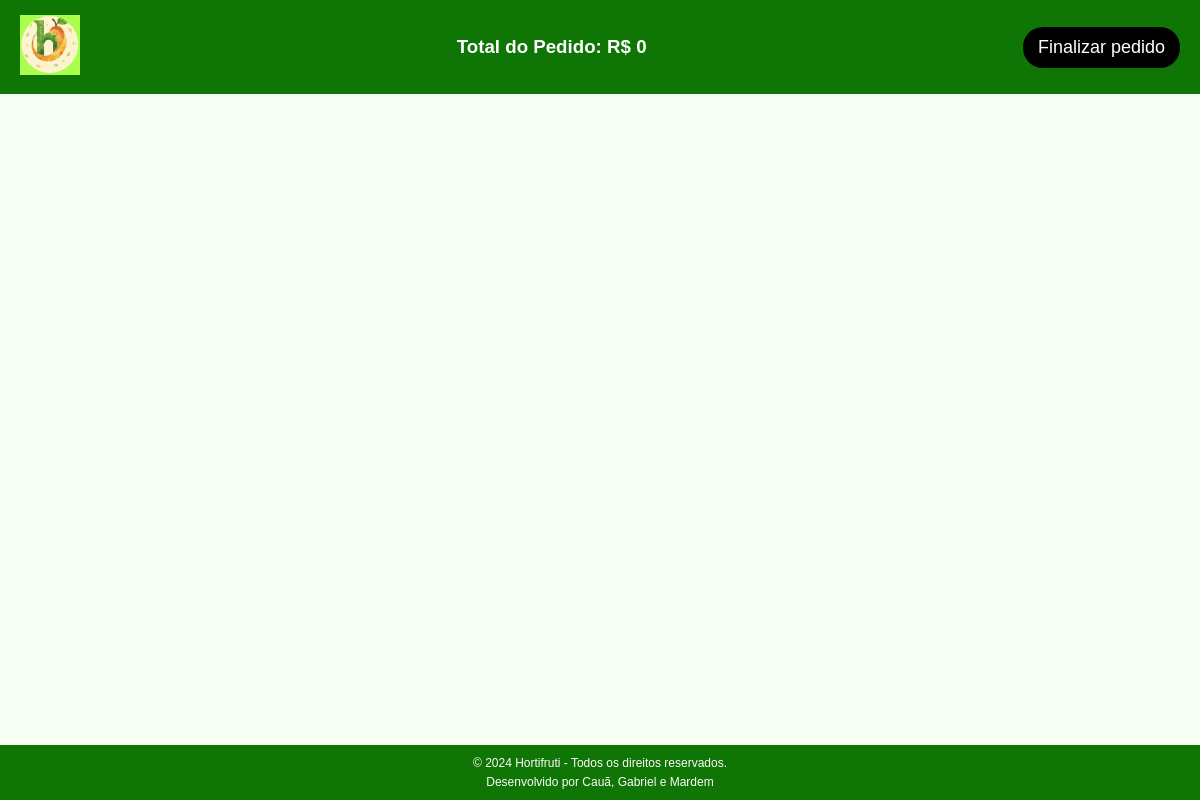
Page /pedido/carrinho (signed in) on the earlier database version.
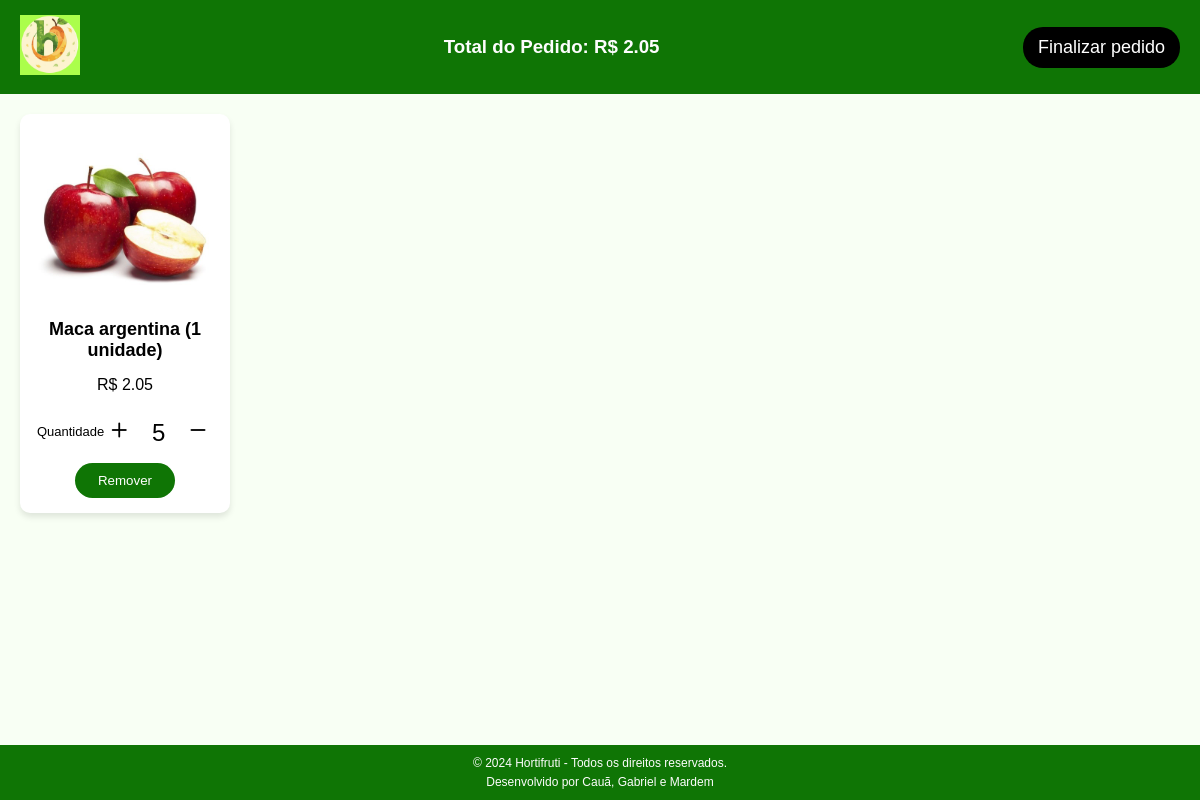
Same page on the later database version.
### pedidos/models.py (models this page shows, shortened)
class ItemPedido(models.Model):
    pedido = models.ForeignKey(Pedido, on_delete=models.CASCADE, related_name='itens')  # Pedido associado
    produto = models.ForeignKey(Produto, on_delete=models.CASCADE)  # Produto associado
    quantidade = models.PositiveIntegerField()  # Quantidade do produto no pedido

### produtos/models.py (models this page shows, shortened)
class Produto(models.Model):
    nome = models.CharField(max_length=200)
    imagem = models.ImageField(upload_to='produtos/', blank=True, null=True)
    preco = models.DecimalField(max_digits=10, decimal_places=2)
    estoque = models.PositiveIntegerField()

### pedidos/views.py (the view)
# urls.py: path('carrinho', views.mostrar_carrinho, name='carrinho'),
def mostrar_carrinho(request):
    cliente_id = request.session.get('cliente_id')
    if not cliente_id:
        messages.error(request, 'Você precisa estar logado para adicionar itens ao carrinho.')
        return redirect('login')
    pedido_id = request.session.get('pedido_id')
    if pedido_id:
        pedido = Pedido.objects.filter(id=pedido_id, finalizado=False).first()
    else:
        return render(request, "carrinho.html")
    itens_pedido = ItemPedido.objects.filter(pedido=pedido)
    total = 0
    for item in itens_pedido:
        item.total = round(item.quantidade * item.produto.preco, 2)
        total += item.total
    total = round(total, 2)
    template = loader.get_template('carrinho.html')
    context = {
        'itensPedido': itens_pedido,
        'total':total,
    }
    return HttpResponse(template.render(context, request))

### pedidos/templates/carrinho.html (shortened to what this page needs)
{% load static %}
<!DOCTYPE html>
<html lang="pt-BR">
<head>
    <link rel="stylesheet" href="{% static 'css/carrinho.css' %}">
    <link rel="stylesheet" href="https://cdn.jsdelivr.net/npm/bootstrap-icons@1.11.3/font/bootstrap-icons.min.css">
</head>
<body>
    <header>
        <a href="{% url 'produtos' %}"><img src="{% static 'img/logo.png' %}" alt="Logo" /></a>
        <h3>Total do Pedido: R$ {{ total }}</h3>
        <button id="finalize-order-btn">Finalizar pedido</button>
    </header>
    <main>
        <div class="product-grid">
            {% for item in itensPedido %}
            <div class="product-card" data-item-id="{{ item.id }}">
                <div id="img-place"><img src="{{item.produto.imagem.url}}" alt={{item.produto.nome}}></div>
                <h3>{{item.produto.nome}}</h3>
                <p>R$ {{item.total}}</p>
                <div class="qtd-item">
                    <p>Quantidade</p>
                    <div class="modify-qtd">
                        <button><i class="bi bi-plus"></i></button>
                        <input class="qtd" value={{item.quantidade}} readonly></input>
                        <button><i class="bi bi-dash"></i></button>
                    </div>
                </div>
                <form method="POST" action="{% url 'deletar_item_carrinho' item.id %}">
                    <button class="remove-item">Remover</button>
                </form>
            </div>
            {% endfor %}
        </div>
    </main>
    <footer class="footer">
        <p>&copy; 2024 Hortifruti - Todos os direitos reservados.</p>
        <p>Desenvolvido por Cauã, Gabriel e Mardem</p>
    </footer>
</body>
</html>

### staticfiles/css/carrinho.css (style rules this page uses)
* { margin: 0; padding: 0; font-family: 'Helvetica'; }
body { background-color: #f8fff4; }
header { display: flex; justify-content: space-between; align-items: center; background-color: #0f7505; padding: 15px 20px; }
header img { height: 60px; }
header h3 { color: #fdfdfd; }
header button { background-color: black; border: none; font-size: 18px; padding: 10px 15px; color: #fff; border-radius: 20px; cursor: pointer; transition: 0.3s ease; }
main { padding: 20px; }
.product-grid { display: grid; grid-template-columns: repeat(auto-fill, 210px); gap: 20px; }
.product-card { background-color: #fff; border-radius: 10px; padding: 15px; text-align: center; box-shadow: 0 4px 6px rgba(0, 0, 0, 0.1); display: flex; flex-direction: column; justify-content: space-between; align-items: center; }
.product-card #img-place { height: 180px; display: flex; align-items: center; }
.product-card img { max-width: 100%; border-radius: 10px; }
.product-card h3 { font-size: 18px; margin: 10px 0; }
.product-card p { font-size: 16px; margin: 5px 0; }
.qtd-item { display: flex; justify-content: space-around; align-items: center; margin: 15px 0; }
.qtd-item p { font-size: small; }
.qtd-item .modify-qtd { align-items: center; }
.qtd-item .modify-qtd .qtd { width: 40px; text-align: center; border: none; cursor: default; font-size: 24px; }
.qtd-item .modify-qtd button { cursor: pointer; font-size: 30px; border: none; background-color: transparent; }
.remove-item { background-color: #0f7505; border: none; width: 100px; padding: 10px 15px; color: #fff; border-radius: 20px; cursor: pointer; transition: 0.3s ease; }
.footer { background-color: #0f7505; color: #fdfdfd; text-align: center; padding: 6px 0; width: 100%; position: fixed; bottom: 0; }
.footer p { margin: 5px 0; font-size: 12px; }

Differences in the rows shown:
added ItemPedido: produto.imagem (picture), produto.nome "Maca argentina (1 unidade)", total "2.05", quantidade "5"
Other differences:
{{ total }}: "0" → "2.05"
